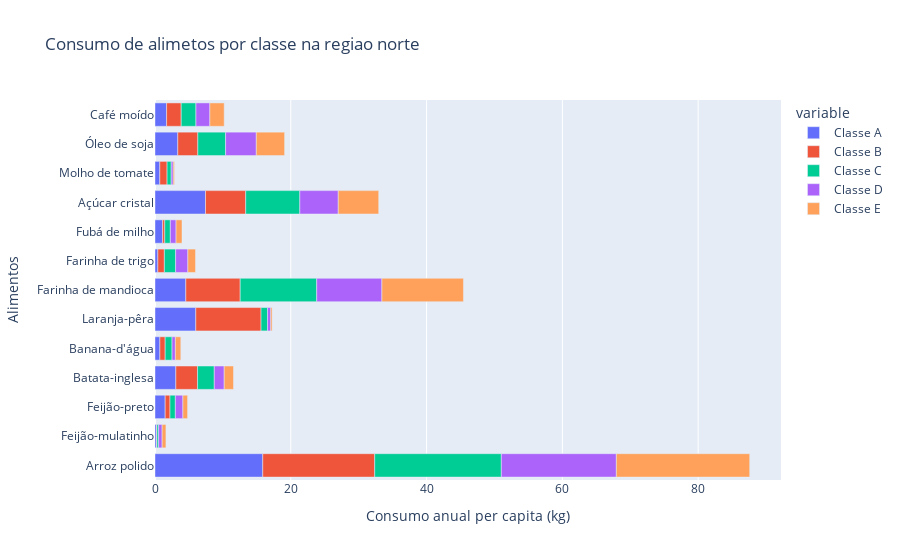

Notebook code for this chart:
### Markdown cell above
* Região Norte

### Code cell
fig = px.bar(consumo_norte, y = 'Items', x = ['Classe A', 'Classe B', 'Classe C', 'Classe D', 'Classe E'], title = 'Consumo de alimetos por classe na regiao norte', labels= {'Items': 'Alimentos', 'value': 'Consumo anual per capita (kg)' })
fig.show()

### Figure 1 — Plotly figure (JSON) as saved in the notebook; plotly's stock layout.template omitted (floating-point values rounded to 4 significant figures)
{"data": [{"alignmentgroup": "True", "hovertemplate": "variable=Classe A<br>Consumo anual per capita (kg)=%{x}<br>Alimentos=%{y}<extra></extra>", "legendgroup": "Classe A", "marker": {"color": "#636efa", "pattern": {"shape": ""}}, "name": "Classe A", "offsetgroup": "Classe A", "orientation": "h", "showlegend": true, "textposition": "auto", "type": "bar", "x": [15.87, 0.23, 1.5, 3.07, 0.72, 6.01, 4.54, 0.42, 1.12, 7.44, 0.71, 3.36, 1.71], "xaxis": "x", "y": [" Arroz polido", "Feijão-mulatinho", "Feijão-preto", "Batata-inglesa", "Banana-d'água", "Laranja-pêra", "Farinha de mandioca", "Farinha de trigo", "Fubá de milho", "Açúcar cristal", "Molho de tomate", "Óleo de soja", "Café moído"], "yaxis": "y"}, {"alignmentgroup": "True", "hovertemplate": "variable=Classe B<br>Consumo anual per capita (kg)=%{x}<br>Alimentos=%{y}<extra></extra>", "legendgroup": "Classe B", "marker": {"color": "#EF553B", "pattern": {"shape": ""}}, "name": "Classe B", "offsetgroup": "Classe B", "orientation": "h", "showlegend": true, "textposition": "auto", "type": "bar", "x": [16.49, 0.06, 0.71, 3.2, 0.78, 9.61, 8.01, 0.96, 0.32, 5.92, 1.07, 2.95, 2.15], "xaxis": "x", "y": [" Arroz polido", "Feijão-mulatinho", "Feijão-preto", "Batata-inglesa", "Banana-d'água", "Laranja-pêra", "Farinha de mandioca", "Farinha de trigo", "Fubá de milho", "Açúcar cristal", "Molho de tomate", "Óleo de soja", "Café moído"], "yaxis": "y"}, {"alignmentgroup": "True", "hovertemplate": "variable=Classe C<br>Consumo anual per capita (kg)=%{x}<br>Alimentos=%{y}<extra></extra>", "legendgroup": "Classe C", "marker": {"color": "#00cc96", "pattern": {"shape": ""}}, "name": "Classe C", "offsetgroup": "Classe C", "orientation": "h", "showlegend": true, "textposition": "auto", "type": "bar", "x": [18.65, 0.24, 0.79, 2.46, 1.01, 0.96, 11.27, 1.66, 0.82, 7.97, 0.61, 4.09, 2.17], "xaxis": "x", "y": [" Arroz polido", "Feijão-mulatinho", "Feijão-preto", "Batata-inglesa", "Banana-d'água", "Laranja-pêra", "Farinha de mandioca", "Farinha de trigo", "Fubá de milho", "Açúcar cristal", "Molho de tomate", "Óleo de soja", "Café moído"], "yaxis": "y"}, {"alignmentgroup": "True", "hovertemplate": "variable=Classe D<br>Consumo anual per capita (kg)=%{x}<br>Alimentos=%{y}<extra></extra>", "legendgroup": "Classe D", "marker": {"color": "#ab63fa", "pattern": {"shape": ""}}, "name": "Classe D", "offsetgroup": "Classe D", "orientation": "h", "showlegend": true, "textposition": "auto", "type": "bar", "x": [16.94, 0.52, 1.11, 1.46, 0.49, 0.47, 9.6, 1.8, 0.84, 5.66, 0.29, 4.52, 2.05], "xaxis": "x", "y": [" Arroz polido", "Feijão-mulatinho", "Feijão-preto", "Batata-inglesa", "Banana-d'água", "Laranja-pêra", "Farinha de mandioca", "Farinha de trigo", "Fubá de milho", "Açúcar cristal", "Molho de tomate", "Óleo de soja", "Café moído"], "yaxis": "y"}, {"alignmentgroup": "True", "hovertemplate": "variable=Classe E<br>Consumo anual per capita (kg)=%{x}<br>Alimentos=%{y}<extra></extra>", "legendgroup": "Classe E", "marker": {"color": "#FFA15A", "pattern": {"shape": ""}}, "name": "Classe E", "offsetgroup": "Classe E", "orientation": "h", "showlegend": true, "textposition": "auto", "type": "bar", "x": [19.64, 0.56, 0.69, 1.37, 0.8, 0.2, 12.01, 1.13, 0.88, 5.96, 0.18, 4.17, 2.11], "xaxis": "x", "y": [" Arroz polido", "Feijão-mulatinho", "Feijão-preto", "Batata-inglesa", "Banana-d'água", "Laranja-pêra", "Farinha de mandioca", "Farinha de trigo", "Fubá de milho", "Açúcar cristal", "Molho de tomate", "Óleo de soja", "Café moído"], "yaxis": "y"}], "layout": {"barmode": "relative", "legend": {"title": {"text": "variable"}, "tracegroupgap": 0}, "title": {"text": "Consumo de alimetos por classe na regiao norte"}, "xaxis": {"anchor": "y", "domain": [0, 1], "title": {"text": "Consumo anual per capita (kg)"}}, "yaxis": {"anchor": "x", "domain": [0, 1], "title": {"text": "Alimentos"}}}}
